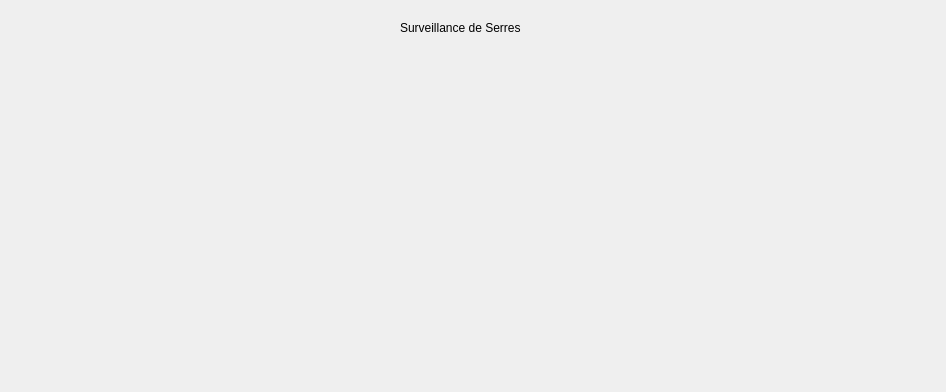
<?xml version="1.0" encoding="UTF-8"?>
<ui version="4.0">
 <class>VuePrincipale</class>
 <widget class="QWidget" name="VuePrincipale">
  <property name="geometry">
   <rect>
    <x>0</x>
    <y>0</y>
    <width>946</width>
    <height>392</height>
   </rect>
  </property>
  <property name="windowTitle">
   <string>VuePrincipale</string>
  </property>
  <widget class="QWidget" name="horizontalLayoutWidget">
   <property name="geometry">
    <rect>
     <x>10</x>
     <y>50</y>
     <width>301</width>
     <height>111</height>
    </rect>
   </property>
   <layout class="QHBoxLayout" name="meteo"/>
  </widget>
  <widget class="QWidget" name="horizontalLayoutWidget_2">
   <property name="geometry">
    <rect>
     <x>10</x>
     <y>180</y>
     <width>921</width>
     <height>201</height>
    </rect>
   </property>
   <layout class="QHBoxLayout" name="serre"/>
  </widget>
  <widget class="QLabel" name="label">
   <property name="geometry">
    <rect>
     <x>400</x>
     <y>20</y>
     <width>135</width>
     <height>15</height>
    </rect>
   </property>
   <property name="text">
    <string>Surveillance de Serres</string>
   </property>
  </widget>
 </widget>
 <resources/>
 <connections/>
</ui>
